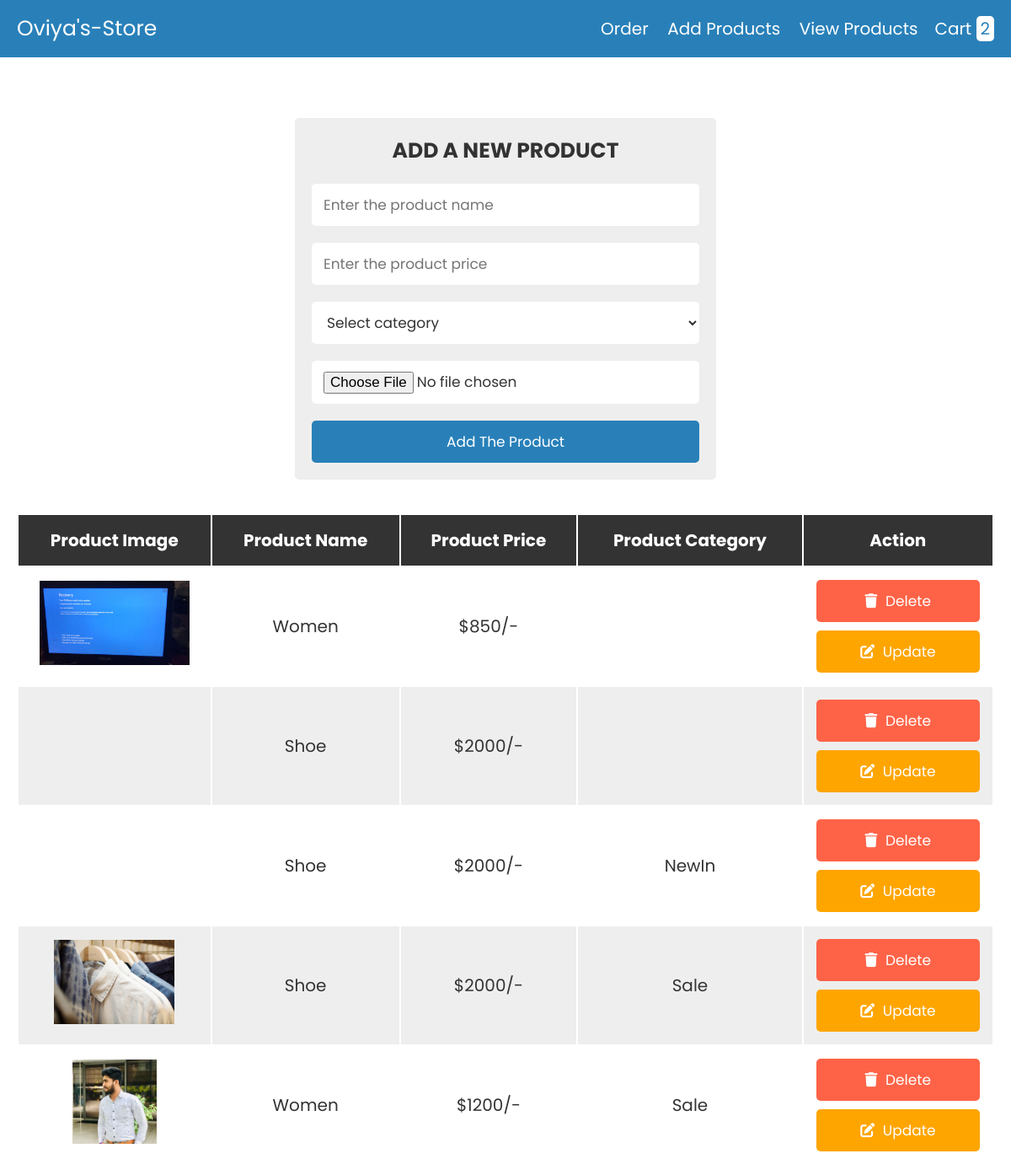
The app's page /admin.php with its own data.
### tables this page shows
CREATE TABLE `products` (
  `id` int(255) NOT NULL,
  `name` varchar(255) NOT NULL,
  `price` varchar(255) NOT NULL,
  `image` varchar(255) NOT NULL,
  `category` varchar(255) NOT NULL
);

### admin.php (the view, shortened to what this page needs)
<?php
@include 'config.php';
?>
<!DOCTYPE html>
<html lang="en">
<head>
   <link rel="stylesheet" href="https://cdnjs.cloudflare.com/ajax/libs/font-awesome/6.0.0/css/all.min.css">
   <link rel="stylesheet" href="css/style.css">
</head>
<body>
<?php include 'header.php'; ?>
<br><br>
<section>
   <form action="" method="post" class="add-product-form" enctype="multipart/form-data">
      <h3>Add a new product</h3>
      <input type="text" name="p_name" placeholder="Enter the product name" class="box" required>
      <input type="number" name="p_price" placeholder="Enter the product price" class="box" required>
      <select name="p_category" class="box" required>
         <option value="" disabled selected>Select category</option>
      </select>
      <input type="file" name="p_image" accept="image/png, image/jpg, image/jpeg" class="box" required>
      <input type="submit" value="Add the product" name="add_product" class="btn">
   </form>
</section>
<section class="display-product-table">
   <table>
      <thead>
         <th>Product Image</th>
         <th>Product Name</th>
         <th>Product Price</th>
         <th>Product Category</th>
         <th>Action</th>
      </thead>
      <tbody>
         <?php
            $select_products = mysqli_query($conn, "SELECT * FROM `products`");
            if(mysqli_num_rows($select_products) > 0){
               while($row = mysqli_fetch_assoc($select_products)){
         ?>
         <tr>
            <td><img src="uploaded_img/<?php echo $row['image']; ?>" height="100" alt=""></td>
            <td><?php echo $row['name']; ?></td>
            <td>$<?php echo $row['price']; ?>/-</td>
            <td><?php echo $row['category']; ?></td>
            <td>
               <a href="admin.php?delete=<?php echo $row['id']; ?>" class="delete-btn" onclick="return confirm('Are you sure you want to delete this?');"> <i class="fas fa-trash"></i> Delete </a>
               <a href="admin.php?edit=<?php echo $row['id']; ?>" class="option-btn"> <i class="fas fa-edit"></i> Update </a>
            </td>
         </tr>
         <?php
               }
            } else {
               echo "<div class='empty'>No product added</div>";
            }
         ?>
      </tbody>
   </table>
</section>
</body>
</html>

### header.php (shortened to what this page needs)
<header class="header">
   <div class="flex">
      <a href="#" class="logo">Oviya's-store</a>
      <nav class="navbar">
      <a href="order.php">order</a>
         <a href="admin.php">add products</a>
         <a href="products.php">view products</a>
      </nav>
      <?php
      $select_rows = mysqli_query($conn, "SELECT * FROM `cart`") or die('query failed');
      $row_count = mysqli_num_rows($select_rows);
      ?>
      <a href="cart.php" class="cart">cart <span><?php echo $row_count; ?></span> </a>
   </div>
</header>

### css/style.css (style rules this page uses)
:root { --blue:#2980b9; --red:tomato; --orange:orange; --black:#333; --white:#fff; --bg-color:#eee; --dark-bg:rgba(0,0,0,.7); --box-shadow:0 .5rem 1rem rgba(0,0,0,.1); --border:.1rem solid #999; }
* { font-family: 'Poppins', sans-serif; margin:0; padding:0; box-sizing: border-box; outline: none; border:none; text-decoration: none; text-transform: capitalize; }
html { font-size: 62.5%; overflow-x: hidden; }
section { padding:2rem; }
.btn, .option-btn, .delete-btn { display: block; width: 100%; text-align: center; background-color: var(--blue); color:var(--white); font-size: 1.7rem; padding:1.2rem 3rem; border-radius: .5rem; cursor: pointer; margin-top: 1rem; }
.option-btn i, .delete-btn i { padding-right: .5rem; }
.option-btn { background-color: var(--orange); }
.delete-btn { margin-top: 0; background-color: var(--red); }
.header { background-color: var(--blue); position: sticky; top:0; left:0; z-index: 1000; }
.header .flex { display: flex; align-items: center; padding:1.5rem 2rem; max-width: 1200px; margin:0 auto; }
.header .flex .logo { margin-right: auto; font-size: 2.5rem; color:var(--white); }
.header .flex .navbar a { margin-left: 2rem; font-size: 2rem; color:var(--white); }
.header .flex .cart { margin-left: 2rem; font-size: 2rem; color:var(--white); }
.header .flex .cart span { padding:.1rem .5rem; border-radius: .5rem; background-color: var(--white); color:var(--blue); font-size: 2rem; }
.add-product-form { max-width: 50rem; background-color: var(--bg-color); border-radius: .5rem; padding:2rem; margin:0 auto; margin-top: 2rem; }
.add-product-form h3 { font-size: 2.5rem; margin-bottom: 1rem; color:var(--black); text-transform: uppercase; text-align: center; }
.add-product-form .box { text-transform: none; padding:1.2rem 1.4rem; font-size: 1.7rem; color:var(--black); border-radius: .5rem; background-color: var(--white); margin:1rem 0; width: 100%; }
.display-product-table table { width: 100%; text-align: center; }
.display-product-table table thead th { padding:1.5rem; font-size: 2rem; background-color: var(--black); color:var(--white); }
.display-product-table table td { padding:1.5rem; font-size: 2rem; color:var(--black); }
.display-product-table table td:first-child { padding:0; }
.display-product-table table tr:nth-child(even) { background-color: var(--bg-color); }

### records on screen
products: image (picture), name "Women", price "850"
products: name "Shoe", price "2000"
products: name "Shoe", price "2000", category "NewIn"
products: image (picture), name "Shoe", price "2000", category "Sale"
products: image (picture), name "Women", price "1200", category "Sale"

### other values on screen
$row_count "2"
